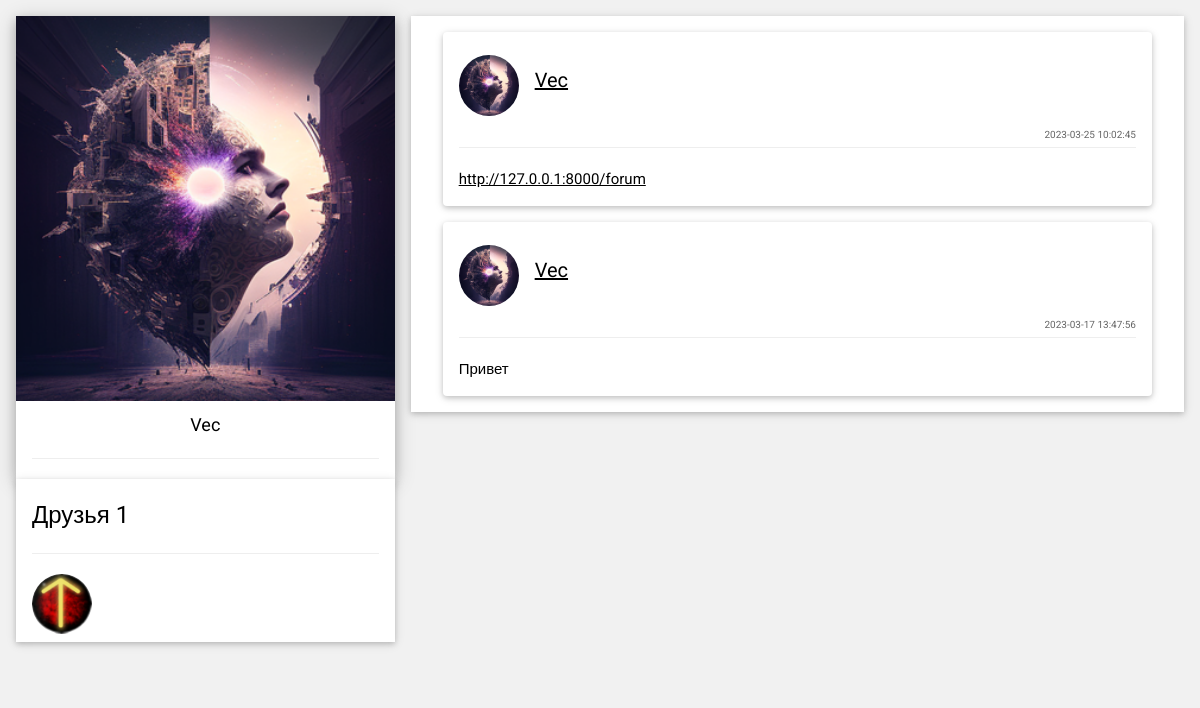
Page /user/1 on the committed database.
### semas_app/views.py (the view)
# urls.py: path('user/<int:id>', views.user),
def user(request, id):
    if request.method != "GET": return HttpResponse("<h1>Страница не найдена: 404</h1>")
    cookie_user_id = request.COOKIES.get("id")  # id зарегистрированного пользователя
    cookie_csfr_token = request.COOKIES.get("csrftoken")
    is_authed_user = False
    is_login_user_page = False
    user_info = User.get_info(id)
    if (not id) or (not user_info): return HttpResponse("<h1>Страница не найдена: 404</h1>")
    if cookie_user_id and id:  # Пользователь авторизован и id передано в качестве аргумента
        cookie_user_id = int(cookie_user_id)
        is_authed_user = True
        User.update_time_of_last_action(cookie_user_id)
        if cookie_user_id == id:  # И сидит на своей странице
            is_login_user_page = True
    friend_status = Friend.get_friend_request_status(cookie_user_id, id)
    if user_info["is_blocked"]:
        friend_status = FriendStatus.UNAUTHED.value
    wall_messages = Message.get_wall_messages(id)
    friend_requests_count = Friend.get_friend_requests_count(cookie_user_id)
    friends = Friend.get_friends_user_page(id, 8)
    data = {"cookie_user_id": cookie_user_id, "user_id": id, "is_login_user_page": is_login_user_page, \
            "is_authed_user": is_authed_user, "wall_messages": wall_messages, "user_info": user_info, \
            "friend_status": friend_status, "friend_requests_count": friend_requests_count, "friends": friends,\
            "friends_count": len(friends)}
    return render(request, "user.html", context=data)

### semas_app/models.py (called while the page is built)
    @staticmethod
    def get_wall_messages(user_id):
        if not user_id: return None
        try:
            con = sqlite3.connect(DB_NAME)
            cur = con.cursor()
            result = cur.execute(f"SELECT senderId, message, user.nick AS nick, user.avatar AS avatar, date FROM wall_message \
             INNER JOIN user ON wall_message.senderId=user.id WHERE receiverId={user_id} ORDER BY date DESC").fetchall()
            return Message.__parse_wall_messages(result)
        except sqlite3.Error as error:
            con.rollback()
            print(f"DataBase error {error.__str__()}")
            return None
        finally:
            con.close()

    def __parse_wall_messages(wall_messages):
        result = list()
        for wall_message in wall_messages:
            sender_id = wall_message[0]
            message = wall_message[1]
            nick = wall_message[2]
            avatar = wall_message[3]
            avatar = User.get_avatar_link(avatar, sender_id)
            date = wall_message[4]
            tmp = dict()
            tmp["sender_id"] = sender_id
            tmp["message"] = Message.tolink(message)
            tmp["nick"] = nick
            tmp["avatar"] = avatar
            tmp["date"] = date
            result.append(tmp)
        return result

    @staticmethod
    def get_info(user_id):
        try:
            con = sqlite3.connect(DB_NAME)
            cur = con.cursor()
            result = cur.execute(f"SELECT id, nick, sex, is_blocked, time_of_last_action, avatar \
                FROM user WHERE id={user_id}").fetchall()
            if len(result) == 0:
                return None
            return User.__parse_user_info(result[0])
        except sqlite3.Error as error:
            con.rollback()
            print(f"DataBase error {error.__str__()}")
            return None
        finally:
            con.close()
        return None

    def __parse_user_info(user_info):
        result = dict()
        user_id = user_info[0]
        nick = user_info[1]
        sex = user_info[2]
        is_blocked = user_info[3]
        time_of_last_action = user_info[4]
        avatar = user_info[5]
        result["id"] = user_id
        result["nick"] = nick
        result["is_blocked"] = is_blocked
        result["time_of_last_action"] = time_of_last_action
        result["is_online"] = User.__is_online(time_of_last_action)
        result["avatar"] = User.get_avatar_link(avatar,user_id)
        return result

### semas_app/templates/user.html (shortened to what this page needs)
<!DOCTYPE html>
{% load static %}
<html lang="ru">
<head>
<link rel="stylesheet" type="text/css" href="{% static "css/main.css" %}">
<link rel="stylesheet" type="text/css" href="{% static "css/w3.css" %}">
<link rel="stylesheet" href="https://cdnjs.cloudflare.com/ajax/libs/font-awesome/4.7.0/css/font-awesome.min.css">
</head>
<body class="w3-light-grey">
<div class="w3-content w3-margin-top" style="max-width:1400px;">
  <div class="w3-row-padding">
    <div class="w3-third">
      <div class="w3-white w3-text-grey w3-card-4">
        <div class="w3-display-container">
          <img src="{% static user_info.avatar %}"  style="width:100%" alt="Avatar">
        </div>
        <div class="w3-container">
		  <h5 class="w3-text-black w3-center">{{user_info.nick}}</h5>
          <hr>
        </div>
      </div>
		  {% if friends %}
			  <div class="w3-container w3-card w3-white w3-padding w3-margin-bottom friends_container">
				<h3>Друзья {{ friends_count }}</h3>
				<hr />
				{% for friend in friends %}
							<a href="{{friend.id}}" title="{{friend.nick}}">
							<img style="width:60px" class="w3-circle w3-margin-right avatar" src="{% static friend.avatar %}" />
						</a>
				{% endfor %}
			  </div>
		  {% endif %}
	  <br />
    </div>
    <div class="w3-twothird">
      <div class="w3-container w3-card w3-white w3-margin-bottom">
		{% for wall_message in wall_messages %}
		<div class="w3-container w3-card w3-white w3-round w3-margin"><br>
			<a href = "{{wall_message.sender_id}}" target="_blank"><img src="{% static wall_message.avatar %}" alt="Avatar" class="w3-left w3-circle w3-margin-right avatar" style="width:60px">
			<h4>{{ wall_message.nick }}</h4>
			</a><br>
			<span class="w3-right w3-opacity small">{{wall_message.date}}</span>
				<hr class="w3-clear">
			<p>
			{{wall_message.message|safe}}
			</p>
      </div>
		{% empty %}
		<h6 class="w3-opacity w3-center">Сообщений пока что нет</h6>
		{% endfor %}
    </div>
  </div>
</div>
</body>
</html>

### semas_app/static/css/main.css (style rules this page uses)
.small { font-size: 10px; }
.avatar { width:60px; }
.friends_container .avatar { display:inline-block; }

### semas_app/static/css/w3.css (style rules this page uses)
html { box-sizing:border-box }
*,*:before,*:after { box-sizing:inherit }
html { -ms-text-size-adjust:100%;-webkit-text-size-adjust:100% }
body { margin:0 }
a { background-color:transparent }
img { border-style:none }
hr { box-sizing:content-box;height:0;overflow:visible }
html,body { font-family:Verdana,sans-serif;font-size:15px;line-height:1.5 }
html { overflow-x:hidden }
h3 { font-size:24px }
h4 { font-size:20px }
h5 { font-size:18px }
h1,h2,h3,h4,h5,h6 { font-family:"Segoe UI",Arial,sans-serif;font-weight:400;margin:10px 0 }
hr { border:0;border-top:1px solid #eee;margin:20px 0 }
img { vertical-align:middle }
a { color:inherit }
.w3-tooltip,.w3-display-container { position:relative }
.w3-container:after,.w3-container:before,.w3-panel:after,.w3-panel:before,.w3-row:after,.w3-row:before,.w3-row-padding:after,.w3-row-padding:before, .w3-cell-row:before,.w3-cell-row:after,.w3-clear:after,.w3-clear:before,.w3-bar:before,.w3-bar:after { content:"";display:table;clear:both }
.w3-col,.w3-half,.w3-third,.w3-twothird,.w3-threequarter,.w3-quarter { float:left;width:100% }
@media (min-width:601px) { .w3-col.m4,.w3-third { width:33.33333% } }
@media (min-width:601px) { .w3-col.m8,.w3-twothird { width:66.66666% } }
.w3-content,.w3-auto { margin-left:auto;margin-right:auto }
.w3-content { max-width:980px }
.w3-circle { border-radius:50% }
.w3-round,.w3-round-medium { border-radius:4px }
.w3-row-padding,.w3-row-padding>.w3-half,.w3-row-padding>.w3-third,.w3-row-padding>.w3-twothird,.w3-row-padding>.w3-threequarter,.w3-row-padding>.w3-quarter,.w3-row-padding>.w3-col { padding:0 8px }
.w3-container,.w3-panel { padding:0.01em 16px }
.w3-card,.w3-card-2 { box-shadow:0 2px 5px 0 rgba(0,0,0,0.16),0 2px 10px 0 rgba(0,0,0,0.12) }
.w3-card-4,.w3-hover-shadow:hover { box-shadow:0 4px 10px 0 rgba(0,0,0,0.2),0 4px 20px 0 rgba(0,0,0,0.19) }
.w3-opacity,.w3-hover-opacity:hover { opacity:0.60 }
.w3-center { text-align:center!important }
.w3-margin { margin:16px!important }
.w3-margin-top { margin-top:16px!important }
.w3-margin-bottom { margin-bottom:16px!important }
.w3-margin-right { margin-right:16px!important }
.w3-padding { padding:8px 16px!important }
.w3-left { float:left!important }
.w3-right { float:right!important }
.w3-white,.w3-hover-white:hover { color:#000!important;background-color:#fff!important }
.w3-light-grey,.w3-hover-light-grey:hover,.w3-light-gray,.w3-hover-light-gray:hover { color:#000!important;background-color:#f1f1f1!important }
.w3-text-black,.w3-hover-text-black:hover { color:#000!important }
.w3-text-grey,.w3-hover-text-grey:hover,.w3-text-gray,.w3-hover-text-gray:hover { color:#757575!important }

### semas_app/templates/user.html (style rules this page uses)
html,body,h1,h2,h3,h4,h5,h6 { font-family: "Roboto", sans-serif }

### rows in the picture
user: nick "Vec"
wall_message: nick "Vec", date "2023-03-25 10:02:45", message "http://127.0.0.1:8000/forum"
wall_message: nick "Vec", date "2023-03-17 13:47:56", message "Привет"

### other values in the picture
{{ friends_count }} "1"
